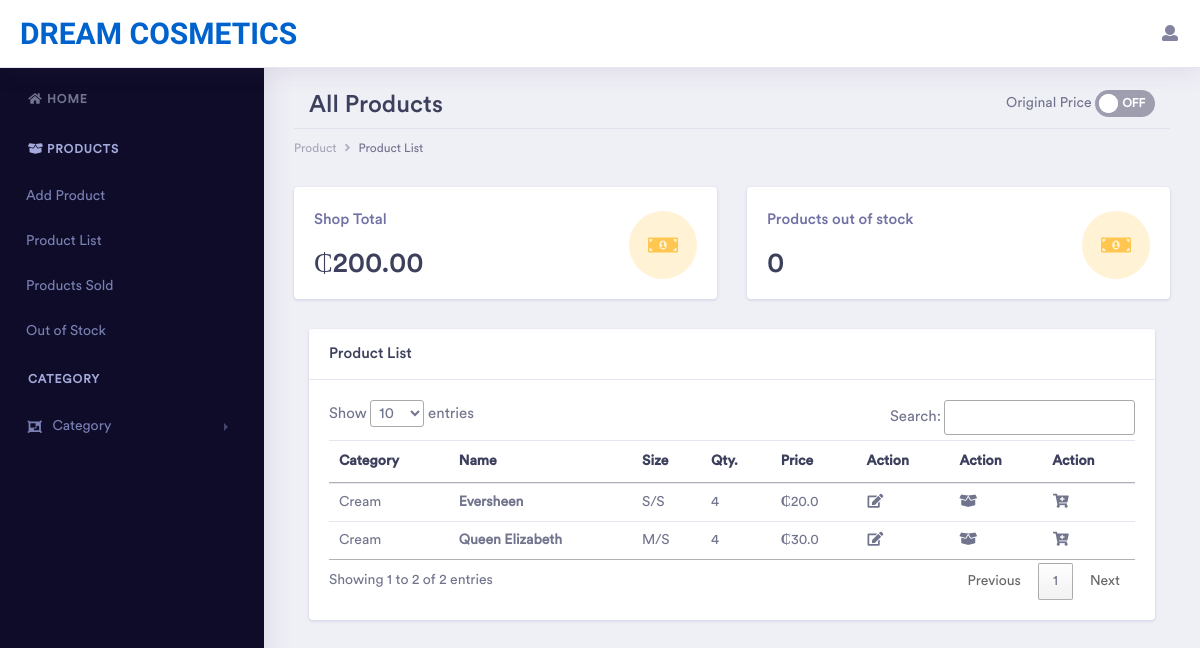
The page /product_list (signed in) on the database as committed earlier.
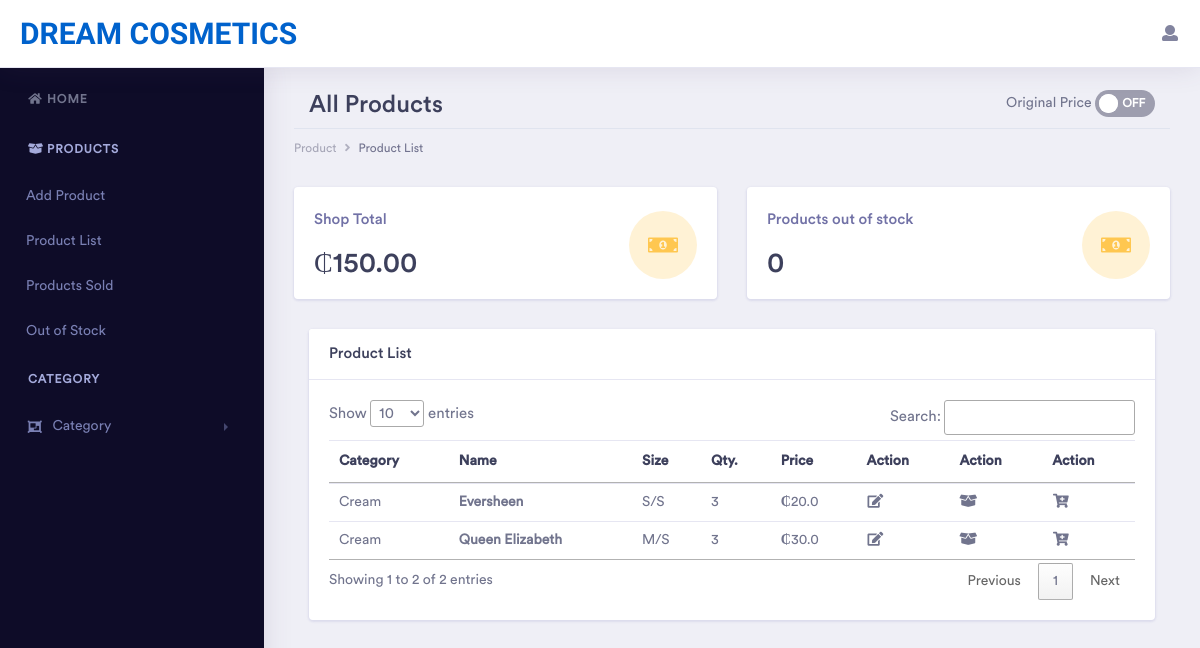
The same page on the database as committed later.
### pos_app/models.py (models this page shows, shortened)
class Product(models.Model):
    user = models.ForeignKey(CustomUser, on_delete=models.CASCADE)
    category = models.ForeignKey(Category, on_delete=models.CASCADE)
    domain = models.CharField(max_length=250, null=False, blank=False)
    name = models.CharField(max_length=250, null=False, blank=False)
    price = models.FloatField(null=False, blank=False)
    cost_price = models.FloatField(null=False, blank=True, default=0.0)
    quantity_available = models.PositiveIntegerField(null=False, blank=False)
    choices = (
        ("S/S", "S/S"),
        ("Q/S", "Q/S"),
        ("M/S", "M/S"),
        ("A/S", "A/S"),
        ("B/S", "B/S"),
        ("E/L", "E/L")
    )
    size = models.CharField(max_length=200, choices=choices)
    date_added = models.DateTimeField(auto_now_add=True)

class Category(models.Model):
    user = models.ForeignKey(CustomUser, on_delete=models.CASCADE)
    name = models.CharField(max_length=250, null=False, blank=False)
    domain = models.CharField(max_length=250, null=False, blank=False)
    description = models.CharField(max_length=250, null=True)
    status = models.BooleanField(default=1)
    date_added = models.DateTimeField(auto_now_add=True)
    def __str__(self):
        return self.name

### pos_app/views.py (the view)
# urls.py: path('product_list', views.product_list, name='product_list'),
@login_required(login_url='login')
def product_list(request):
    user = models.CustomUser.objects.get(id=request.user.id)
    shop = models.StoreInfo.objects.get(domain=user.domain)
    shop_name = shop.name
    all_products = models.Product.objects.filter(domain=shop.domain).order_by('name')
    total = 0
    out_of_stock_count = 0
    for prod in all_products:
        total += prod.quantity_available * prod.price
        if prod.quantity_available == 0:
            out_of_stock_count += 1
    context = {'products': all_products, 'shop_total': '{:,.2f}'.format(total), 'out': out_of_stock_count, 'shop_name': shop_name}
    return render(request, "layouts/product_list.html", context=context)

### pos_app/templates/layouts/product_list.html (shortened to what the changed rows need)
{% extends 'base.html' %}
{% block content %}
        <div class="dashboard-main-wrapper">
            <div class="dashboard-wrapper">
                <div class="dashboard-ecommerce">
                    <div class="container-fluid dashboard-content ">
                        <div class="row">
                            <div class="col-xl-12 col-lg-12 col-md-12 col-sm-12 col-12">
                                <div class="page-header">
                                    <div class="col-12" style="display: flex; justify-content: space-between">
                                        <div>
                                           <h2 class="pageheader-title">All Products</h2>
                                        </div>
                                    </div>
                                </div>
                            </div>
                        </div>
                        <div class="row">
                            <div class="col-xl-6 col-lg-6 col-md-6 col-sm-12 col-12">
                                <div class="card">
                                    <div class="card-body">
                                        <div class="d-inline-block">
                                            <h5 class="text-muted">Shop Total</h5>
                                            <h2 class="mb-0">₵{{ shop_total }}</h2>
                                        </div>
                                    </div>
                                </div>
                            </div>
                            <div class="col-xl-6 col-lg-6 col-md-6 col-sm-12 col-12">
                                <div class="card">
                                    <div class="card-body">
                                        <div class="d-inline-block">
                                            <h2 class="mb-0">{{ out }}</h2>
                                        </div>
                                    </div>
                                </div>
                            </div>
                        </div>
                        <div class="col-xl-12 col-lg-12 col-md-12 col-sm-12 col-12">
                            <div class="card">
                                <div class="card-body">
                                    <div class="table-responsive">
                                        <table class="table" id="myTable">
                                            <thead>
                                                <tr>
                                                    <th>Category</th>
                                                    <th>Name</th>
                                                    <th>Size</th>
                                                    <th>Qty.</th>
                                                    <th>Price</th>
                                                    <th>Action</th>
                                                    <th>Action</th>
                                                    <th>Action</th>
                                                </tr>
                                            </thead>
                                            <tbody>
                                                {% if products %}
                                                    {% for product in products %}
                                                        <tr>
                                                            <td>{{ product.category }}</td>
                                                            <td class="font-bold">{{ product.name|capfirst }}</td>
                                                            <td>{{ product.size }}</td>
                                                            {% if product.quantity_available == 0 %}
                                                                <td><small class="badge badge-danger">Out of stock</small></td>
                                                            {% else %}
                                                                <td>{{ product.quantity_available }}</td>
                                                            {% endif %}
                                                            <td><span class="font-weight-bold">₵</span>{{ product.price }}</td>
                                                            <td><a href="{% url 'edit_product' pk=product.id %}"><i class="fa fa-fw fa-edit"></i></a></td>
                                                            <td><a href="{% url 'restock_product' pk=product.id %}"><i class="fa fa-fw fa-box-open"></i></a></td>
                                                            <td><i class="fa fa-fw fa-cart-plus addToCart"></i></td>
                                                        </tr>
                                                    {% endfor %}
                                                {% else %}
                                                    <p>No products available yet</p>
                                                {% endif %}
                                            </tbody>
                                        </table>
                                    </div>
                                </div>
                            </div>
                        </div>
                    </div>
                </div>
            </div>
        </div>
{% endblock %}

Rows that differ between the two databases and show on the page:
changed Product "Eversheen": quantity_available "4" → "3"
changed Product "Queen Elizabeth": quantity_available "4" → "3"
Other text that changed with them:
{{ shop_total }}: "200.00" → "150.00"
